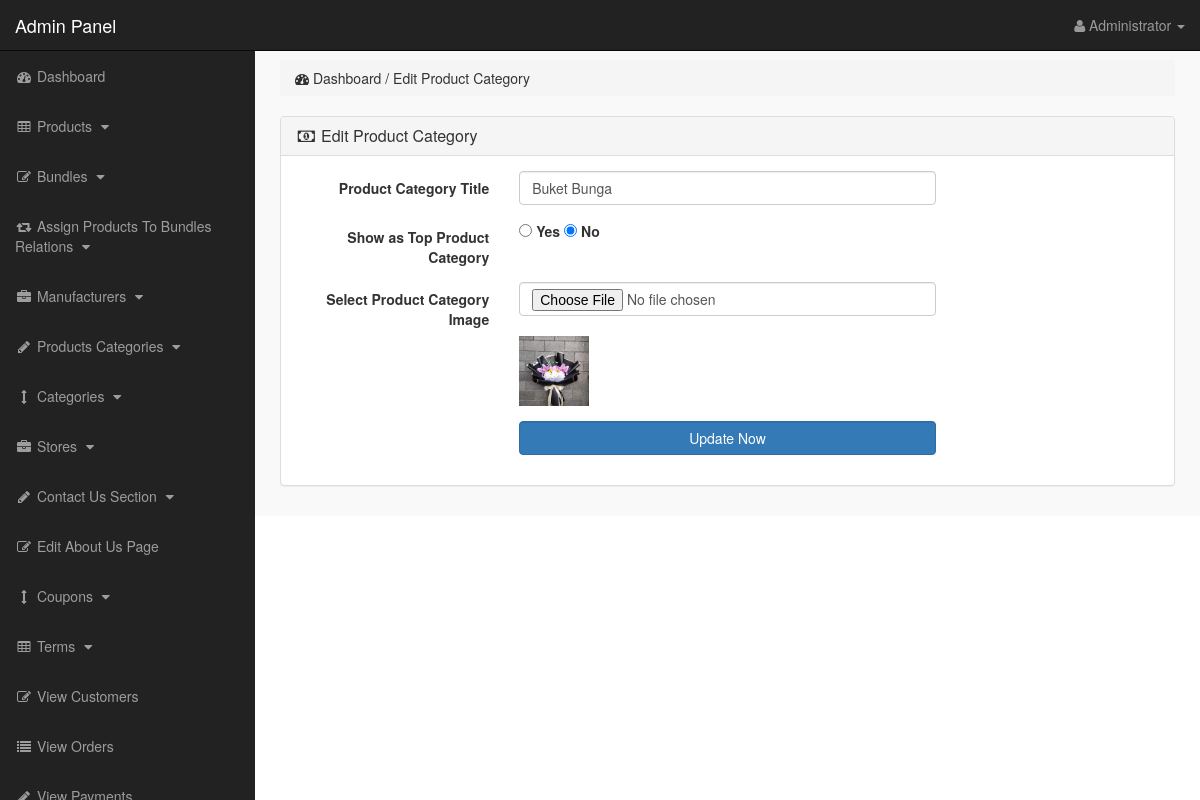
Screenshot of /admin_area/index.php?edit_p_cat=4 (signed in) with the database file from the repository.
### tables this page shows
CREATE TABLE `product_categories` (
  `p_cat_id` int(10) NOT NULL,
  `p_cat_title` text NOT NULL,
  `p_cat_top` text NOT NULL,
  `p_cat_image` text NOT NULL
);

### admin_area/edit_p_cat.php (the view, shortened to what this page needs)
<?php
if(!isset($_SESSION['admin_email'])){
echo "<script>window.open('login.php','_self')</script>";
}
else {
?>
<?php
if(isset($_GET['edit_p_cat'])){
$edit_p_cat_id = $_GET['edit_p_cat'];
$edit_p_cat_query = "select * from product_categories where p_cat_id='$edit_p_cat_id'";
$run_edit = mysqli_query($con,$edit_p_cat_query);
$row_edit = mysqli_fetch_array($run_edit);
$p_cat_title = $row_edit['p_cat_title'];
$p_cat_top = $row_edit['p_cat_top'];
$p_cat_image = $row_edit['p_cat_image'];
}
?>
<div class="row">
<div class="col-lg-12">
<ol class="breadcrumb">
<li>
<i class="fa fa-dashboard"></i> Dashboard / Edit Product Category
</li>
</ol>
</div>
</div>
<div class="row">
<div class="col-lg-12">
<div class="panel panel-default">
<div class="panel-heading" >
<h3 class="panel-title" >
<i class="fa fa-money fa-fw" ></i> Edit Product Category
</h3>
</div>
<div class="panel-body" >
<form class="form-horizontal" action="" method="post" enctype="multipart/form-data" >
<div class="form-group" >
<label class="col-md-3 control-label" >Product Category Title</label>
<div class="col-md-6" >
<input type="text" name="p_cat_title" class="form-control" value="<?php echo $p_cat_title; ?>" >
</div>
</div>
<div class="form-group" >
<label class="col-md-3 control-label" >Show as Top Product Category</label>
<div class="col-md-6" >
<input type="radio" name="p_cat_top" value="yes"
<?php if($p_cat_top == 'no'){}else{ echo "checked='checked'"; } ?>>
<label> Yes </label>
<input type="radio" name="p_cat_top" value="no"
<?php if($p_cat_top == 'no'){ echo "checked='checked'"; }else{} ?>>
<label> No </label>
</div>
</div>
<div class="form-group" >
<label class="col-md-3 control-label" > Select Product Category Image</label>
<div class="col-md-6" >
<input type="file" name="p_cat_image" class="form-control" >
<br>
<img src="other_images/<?php echo $p_cat_image; ?>" width="70" height="70" >
</div>
</div>
<div class="form-group" >
<label class="col-md-3 control-label" ></label>
<div class="col-md-6" >
<input type="submit" name="update" value="Update Now" class="btn btn-primary form-control" >
</div>
</div>
</form>
</div>
</div>
</div>
</div>
<?php } ?>

### admin_area/includes/sidebar.php (shortened to what this page needs)
<?php
if(!isset($_SESSION['admin_email'])){
echo "<script>window.open('login.php','_self')</script>";
}
else {
?>
<nav class="navbar navbar-inverse navbar-fixed-top" >
<div class="navbar-header" >
<a class="navbar-brand" href="index.php?dashboard" >Admin Panel</a>
</div>
<ul class="nav navbar-right top-nav" >
<li class="dropdown" >
<a href="#" class="dropdown-toggle" data-toggle="dropdown" >
<i class="fa fa-user" ></i>
<?php echo $admin_name; ?> <b class="caret" ></b>
</a>
</li>
</ul>
<div class="collapse navbar-collapse navbar-ex1-collapse">
<ul class="nav navbar-nav side-nav">
<li>
<a href="index.php?dashboard">
<i class="fa fa-fw fa-dashboard"></i> Dashboard
</a>
</li>
<li>
<a href="#" data-toggle="collapse" data-target="#products">
<i class="fa fa-fw fa-table"></i> Products
<i class="fa fa-fw fa-caret-down"></i>
</a>
</li>
<li>
<a href="#" data-toggle="collapse" data-target="#bundles">
<i class="fa fa-fw fa-edit"></i> Bundles
<i class="fa fa-fw fa-caret-down"></i>
</a>
</li>
<li>
<a href="#" data-toggle="collapse" data-target="#relations">
<i class="fa fa-fw fa-retweet"></i> Assign Products To Bundles Relations
<i class="fa fa-fw fa-caret-down"></i>
</a>
</li>
<li>
<a href="#" data-toggle="collapse" data-target="#manufacturers">
<i class="fa fa-fw fa-briefcase"></i> Manufacturers
<i class="fa fa-fw fa-caret-down"></i>
</a>
</li>
<li>
<a href="#" data-toggle="collapse" data-target="#p_cat">
<i class="fa fa-fw fa-pencil"></i> Products Categories
<i class="fa fa-fw fa-caret-down"></i>
</a>
</li>
<li>
<a href="#" data-toggle="collapse" data-target="#cat">
<i class="fa fa-fw fa-arrows-v"></i> Categories
<i class="fa fa-fw fa-caret-down"></i>
</a>
</li>
<li>
<a href="#" data-toggle="collapse" data-target="#store">
<i class="fa fa-fw fa-briefcase"></i> Stores
<i class="fa fa-fw fa-caret-down"></i>
</a>
</li>
<li>
<a href="#" data-toggle="collapse" data-target="#contact_us">
<i class="fa fa-fw fa-pencil"> </i> Contact Us Section
<i class="fa fa-fw fa-caret-down"></i>
</a>
</li>
<li>
<a href="index.php?edit_about_us">
<i class="fa fa-fw fa-edit"></i> Edit About Us Page
</a>
</li>
<li>
<a href="#" data-toggle="collapse" data-target="#coupons">
<i class="fa fa-fw fa-arrows-v"></i> Coupons
<i class="fa fa-fw fa-caret-down"></i>
</a>
</li>
<li>
<a href="#" data-toggle="collapse" data-target="#terms" >
<i class="fa fa-fw fa-table"></i> Terms
<i class="fa fa-fw fa-caret-down"></i>
</a>
</li>
<li>
<a href="index.php?view_customers">
<i class="fa fa-fw fa-edit"></i> View Customers
</a>
</li>
<li>
<a href="index.php?view_orders">
<i class="fa fa-fw fa-list"></i> View Orders
</a>
</li>
<li>
<a href="index.php?view_payments">
<i class="fa fa-fw fa-pencil"></i> View Payments
</a>
</li>
</ul>
</div>
</nav>
<?php } ?>

### admin_area/css/style.css (style rules this page uses)
body { margin-top:100px; }
@media (min-width: 768px) { body { margin-top:50px; } }
.top-nav { padding:0 15px; }
.top-nav>li { display:inline-block; float:left; }
.top-nav>li>a { padding-top:15px; padding-bottom:15px; line-height:20px; color:#999; }
@media (min-width: 768px) { .side-nav { position:fixed; top:51px; width:255px; border-radius:0; overflow-y:auto; background-color: #222; bottom:0; overflow-x:hidden; padding-bottom:40px; } }
@media (min-width: 768px) { .side-nav>li>a { width:255px; } }
.panel-body { border-radius:5px; }

### rows the page displays
product_categories: p_cat_title "Buket Bunga", p_cat_top "☑", p_cat_image (picture)

### other values shown
$admin_name "Administrator"
